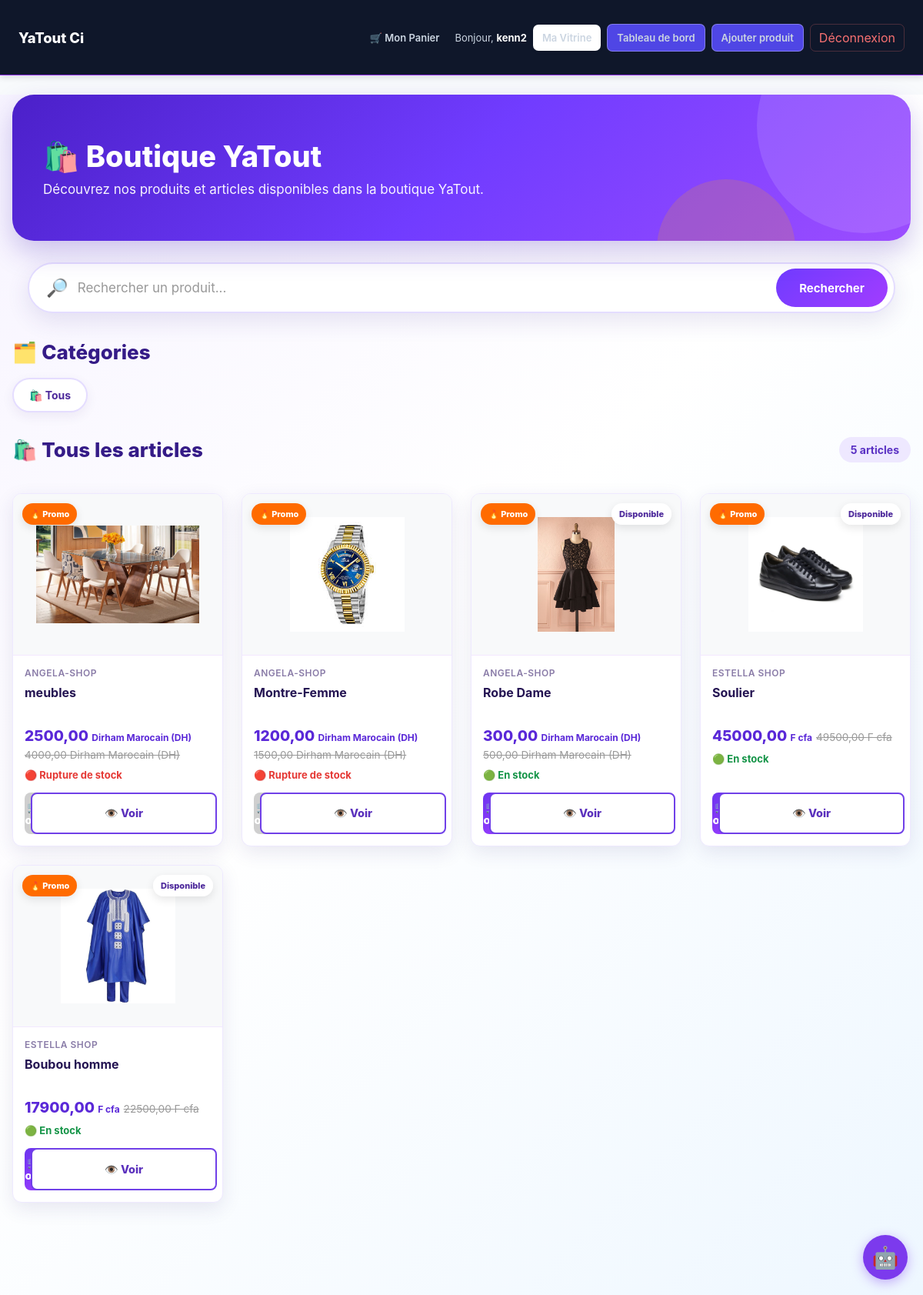
Screenshot of /boutique/ (signed in) with the database file from the repository.
### shop/models.py (models this page shows, shortened)
class Produit(models.Model):
    vendeur = models.ForeignKey(Vendeur, on_delete=models.CASCADE, related_name='produits')
    nom = models.CharField(max_length=255)
    description = models.TextField()
    prix = models.DecimalField(max_digits=10, decimal_places=2)
    ancien_prix = models.DecimalField(max_digits=10, decimal_places=2, blank=True, null=True)
    image = models.ImageField(upload_to='produits/', blank=True, null=True)
    stock = models.PositiveIntegerField(default=10)
    date_ajout = models.DateTimeField(auto_now_add=True)

class Vendeur(models.Model):
    CHOIX_DEVISES = [
        ('EUR', 'Euro (€)'),
        ('USD', 'Dollar US ($)'),
        ('MAD', 'Dirham Marocain (DH)'),
        ('XOF', 'F cfa '),
        ('CAD', 'Dollar Canadien ($CA)'),
    ]
    user = models.OneToOneField(User, on_delete=models.CASCADE)
    nom_boutique = models.CharField(max_length=255)
    description = models.TextField(blank=True)
    devise = models.CharField(max_length=3, choices=CHOIX_DEVISES, default='EUR')
    date_creation = models.DateTimeField(auto_now_add=True)

### shop/views.py (the view)
# urls.py: path('boutique/', views.accueil, name='accueil'),
def accueil(request):
    recherche = request.GET.get('q', '')
    if recherche:
        produits = Produit.objects.filter(
            Q(nom__icontains=recherche) | Q(description__icontains=recherche)
        ).order_by('-date_ajout')
    else:
        produits = Produit.objects.all().order_by('-date_ajout')
    context = {
        'produits': produits,
        'recherche': recherche,
    }
    return render(request, 'shop/accueil.html', context)

### shop/templates/shop/accueil.html (shortened to what this page needs)
{% extends 'shop/base.html' %}
{% load static %}
{% block content %}
<div class="yt-shop">
    <div class="container">
        <section class="yt-shop-hero">
            <div class="yt-shop-hero-content">
                <h1>
                    🛍️ Boutique YaTout
                </h1>
                <p>
                    Découvrez nos produits et articles disponibles
                    dans la boutique YaTout.
                </p>
            </div>
        </section>
    </div>
    <div class="yt-search-container">
        <form
            method="GET"
            action="."
            class="yt-search-form"
        >
            <span class="yt-search-icon">
                🔎
            </span>
            <input
                type="search"
                name="q"
                value="{{ request.GET.q|default:'' }}"
                placeholder="Rechercher un produit..."
                autocomplete="off"
            >
            <button
                type="submit"
                class="yt-search-button"
            >
                Rechercher
            </button>
        </form>
    </div>
    <div class="container">
        <div class="yt-section-title">
            <h2>
                🗂️ Catégories
            </h2>
        </div>
        <div class="yt-categories">
            <a
                href="."
                class="yt-category"
            >
                🛍️ Tous
            </a>
        </div>
        <div class="yt-section-title">
            <h2>
                🛍️ Tous les articles
            </h2>
            <span>
                {{ produits|length }}
                article{{ produits|length|pluralize }}
            </span>
        </div>
        <div class="yt-products-grid">
            {% for produit in produits %}
                <article class="yt-product-card">
                    <div class="yt-product-badges">
                        {% if produit.ancien_prix %}
                            <span>
                            </span>
                        {% endif %}
                        {% if produit.stock > 0 %}
                            <span>
                            </span>
                        {% endif %}
                    </div>
                    <div class="yt-card-img-wrapper">
                        {% if produit.image %}
                            <img
                                src="{{ produit.image.url }}"
                                alt="{{ produit.nom }}"
                                loading="lazy"
                            >
                        {% else %}
                            <img
                                src="{% static 'images/no-image.png' %}"
                                alt="Image non disponible"
                                loading="lazy"
                            >
                        {% endif %}
                    </div>
                    <div class="yt-card-body">
                        <div class="yt-card-vendor">
                            {{ produit.vendeur.nom_boutique|default:"Boutique YaTout" }}
                        </div>
                        <h2 class="yt-card-title">
                            {{ produit.nom }}
                        </h2>
                        <div class="yt-price-row">
                            <span class="yt-price">
                                {{ produit.prix }}
                                <span class="yt-currency">
                                    {{ produit.vendeur.get_devise_display }}
                                </span>
                            </span>
                            {% if produit.ancien_prix %}
                                <span class="yt-old-price">
                                    {{ produit.ancien_prix }}
                                    {{ produit.vendeur.get_devise_display }}
                                </span>
                            {% endif %}
                        </div>
                        <div class="yt-stock-status">
                            {% if produit.stock > 0 %}
                                <span class="yt-stock-ok">
                                    🟢 En stock
                                </span>
                            {% else %}
                                <span class="yt-stock-out">
                                    🔴 Rupture de stock
                                </span>
                            {% endif %}
                        </div>
                        <div class="yt-card-actions">
                            <form
                                action="{% url 'panier_ajouter' produit.id %}"
                                method="POST"
                            >
                                <button
                                    type="submit"
                                    class="yt-btn-cart"
                                    {% if produit.stock <= 0 %}
                                        disabled
                                    {% endif %}
                                >
                                    🛒 Ajouter
                                </button>
                            </form>
                            <a
                                href="{% url 'detail_produit' produit.pk %}"
                                class="yt-btn-view"
                            >
                                👁️ Voir
                            </a>
                        </div>
                    </div>
                </article>
            {% endfor %}
        </div>
    </div>
</div>
{% endblock %}

### shop/templates/shop/base.html (shortened to what this page needs)
{% load static %}
<!DOCTYPE html>
<html lang="fr">
<head>
    <link rel="stylesheet"
          href="{% static 'shop/js/css/style.css' %}">
</head>
<body>
{% if "impression" in request.path or prestation or "atelier" in request.path %}
    <!-- ========================================================
         NAVBAR IMPRESSION
         ======================================================== -->
    <nav class="navbar-impression">
        <div class="container">
            <a href="{% url 'page_prestations' %}"
               class="nav-logo">
                YaTout Imprim
            </a>
            <button
                type="button"
                class="burger-menu"
                onclick="
                    this.nextElementSibling.classList.toggle('active');
                "
                aria-label="Menu">
                <span></span>
                <span></span>
                <span></span>
            </button>
            <div class="nav-actions">
                <a
                    href="{% url 'page_prestations' %}"
                    class="btn-nav">
                    Nos Prestations
                </a>
                <a
                    href="{% url 'page_conseiller' %}"
                    class="btn-nav btn-conseiller-green">
                    Parler à un conseiller
                </a>
                {% if user.is_authenticated and user.is_staff %}
                    <a
                        href="{% url 'espace_devis_dashboard' %}"
                        class="btn-nav btn-nav-purple">
                        Faire Devis
                    </a>
                    <a
                        href="/admin-atelier"
                        class="btn-nav btn-nav-purple">
                        ⚙️ Gérer l'Atelier
                    </a>
                {% endif %}
                <div class="supports-mobile-only">
                    <span class="menu-section-title">
                        Nos supports :
                    </span>
                    {% if prestations %}
                        {% for p in prestations %}
                            <a
                                href="{% url 'detail_prestation' prestation_id=p.id %}"
                                class="btn-support-item">
                                {% firstof p.titre p.nom p.libelle p.name "Support d'impression" %}
                            </a>
                        {% endfor %}
                    {% elif listes_prestations %}
                        {% for p in listes_prestations %}
                            <a
                                href="{% url 'detail_prestation' prestation_id=p.id %}"
                                class="btn-support-item">
                                {% firstof p.titre p.nom p.libelle p.name "Support d'impression" %}
                            </a>
                        {% endfor %}
                    {% else %}
                        <a
                            href="{% url 'page_prestations' %}"
                            class="btn-support-item text-link-accent">
                            Voir tous nos supports d'impression
                        </a>
                    {% endif %}
                </div>
            </div>
        </div>
    </nav>
{% elif request.path != "/" and request.resolver_match.url_name != 'boutique_vendeur' and not request.GET.shared %}
    <nav class="navbar">
        <div class="container">
            <a href="/"
               class="nav-logo">
                YaTout Ci
            </a>
            <div class="nav-actions">
                <a
                    href="{% url 'panier_detail' %}"
                    class="link-nav">
                    🛒 Mon Panier
                </a>
                {% if user.is_authenticated %}
                    <span class="nav-welcome">
                        Bonjour,
                        <strong>{{ user.username }}</strong>
                    </span>
                    {% if user.username == vendeur_vitrine.user.username or not vendeur_vitrine %}
                        <a
                            href="{% url 'boutique_vendeur' username=user.username %}"
                            class="btn-nav btn-nav-white">
                            Ma Vitrine
                        </a>
                        <a
                            href="{% url 'dashboard_vendeur' %}"
                            class="btn-nav btn-nav-purple">
                            Tableau de bord
                        </a>
                        <a
                            href="{% url 'ajouter_produit' %}"
                            class="btn-nav btn-nav-purple">
                            Ajouter produit
                        </a>
                    {% endif %}
                    <form
                        method="POST"
                        action="{% url 'deconnexion_vendeur' %}"
                        class="form-inline-logout">
                        <button
                            type="submit"
                            class="btn-logout-submit">
                            Déconnexion
                        </button>
                    </form>
                {% endif %}
            </div>
        </div>
    </nav>
{% endif %}
<div class="flex-grow">
    <main class="main-page-wrapper">
        {% block content %}
        {% endblock %}
    </main>
</div>
<div
    id="btn-flottant-ia"
    onclick="basculerFenetreChat()"
    style="
        background:#7c3aed;
        color:white;
        border-radius:50%;
        display:flex;
        align-items:center;
        justify-content:center;
        font-size:28px;
        cursor:pointer;
        box-shadow:0 4px 15px rgba(124,58,237,.4);
        transition:transform .2s;
    ">
    🤖
</div>
</body>
</html>

### rows the page displays
Produit: image (picture), vendeur.nom_boutique "ANGELA-SHOP", nom "meubles", prix "2500,00", vendeur.devise "Dirham Marocain (DH)", ancien_prix "4000,00", stock "🔴 Rupture de stock"
Produit: image (picture), vendeur.nom_boutique "ANGELA-SHOP", nom "Montre-Femme", prix "1200,00", vendeur.devise "Dirham Marocain (DH)", ancien_prix "1500,00", stock "🔴 Rupture de stock"
Produit: image (picture), vendeur.nom_boutique "ANGELA-SHOP", nom "Robe Dame", prix "300,00", vendeur.devise "Dirham Marocain (DH)", ancien_prix "500,00", stock "🟢 En stock"
Produit: image (picture), vendeur.nom_boutique "ESTELLA SHOP", nom "Soulier", prix "45000,00", vendeur.devise "F cfa", ancien_prix "49500,00", stock "🟢 En stock"
Produit: image (picture), vendeur.nom_boutique "ESTELLA SHOP", nom "Boubou homme", prix "17900,00", vendeur.devise "F cfa", ancien_prix "22500,00", stock "🟢 En stock"

### other values shown
{{ user.username }} "kenn2"
{{ produits|length }} "5"
